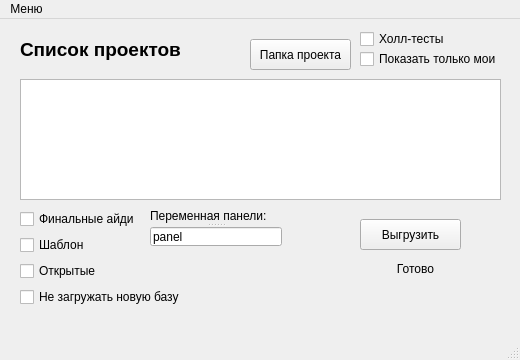
<?xml version="1.0" encoding="UTF-8"?>
<ui version="4.0">
 <class>MainWindow</class>
 <widget class="QMainWindow" name="MainWindow">
  <property name="geometry">
   <rect>
    <x>0</x>
    <y>0</y>
    <width>520</width>
    <height>360</height>
   </rect>
  </property>
  <property name="sizePolicy">
   <sizepolicy hsizetype="Preferred" vsizetype="Preferred">
    <horstretch>0</horstretch>
    <verstretch>0</verstretch>
   </sizepolicy>
  </property>
  <property name="minimumSize">
   <size>
    <width>520</width>
    <height>360</height>
   </size>
  </property>
  <property name="maximumSize">
   <size>
    <width>520</width>
    <height>360</height>
   </size>
  </property>
  <property name="windowTitle">
   <string>Автовыгрузка</string>
  </property>
  <property name="styleSheet">
   <string notr="true"/>
  </property>
  <property name="animated">
   <bool>true</bool>
  </property>
  <widget class="QWidget" name="centralwidget">
   <widget class="QListWidget" name="listWidget">
    <property name="geometry">
     <rect>
      <x>20</x>
      <y>60</y>
      <width>481</width>
      <height>121</height>
     </rect>
    </property>
    <property name="styleSheet">
     <string notr="true">border-color: rgb(0, 0, 0);
border-color: rgb(0, 0, 0);</string>
    </property>
   </widget>
   <widget class="QPushButton" name="bt_open_folder">
    <property name="geometry">
     <rect>
      <x>250</x>
      <y>20</y>
      <width>101</width>
      <height>31</height>
     </rect>
    </property>
    <property name="text">
     <string>Папка проекта</string>
    </property>
   </widget>
   <widget class="QCheckBox" name="cb_my_projects">
    <property name="geometry">
     <rect>
      <x>360</x>
      <y>30</y>
      <width>151</width>
      <height>20</height>
     </rect>
    </property>
    <property name="text">
     <string>Показать только мои</string>
    </property>
   </widget>
   <widget class="QLabel" name="lb_list_projects">
    <property name="geometry">
     <rect>
      <x>20</x>
      <y>20</y>
      <width>161</width>
      <height>21</height>
     </rect>
    </property>
    <property name="font">
     <font>
      <pointsize>14</pointsize>
      <bold>true</bold>
     </font>
    </property>
    <property name="text">
     <string>Список проектов</string>
    </property>
   </widget>
   <widget class="QPushButton" name="bt_load">
    <property name="geometry">
     <rect>
      <x>360</x>
      <y>200</y>
      <width>101</width>
      <height>31</height>
     </rect>
    </property>
    <property name="styleSheet">
     <string notr="true"/>
    </property>
    <property name="text">
     <string>Выгрузить</string>
    </property>
   </widget>
   <widget class="QCheckBox" name="cb_show_only_ip">
    <property name="geometry">
     <rect>
      <x>360</x>
      <y>10</y>
      <width>151</width>
      <height>20</height>
     </rect>
    </property>
    <property name="text">
     <string>Холл-тесты</string>
    </property>
   </widget>
   <widget class="QSplitter" name="splitter_2">
    <property name="geometry">
     <rect>
      <x>150</x>
      <y>190</y>
      <width>132</width>
      <height>37</height>
     </rect>
    </property>
    <property name="orientation">
     <enum>Qt::Orientation::Vertical</enum>
    </property>
    <widget class="QLabel" name="lb_choise_panel_var">
     <property name="text">
      <string>Переменная панели:</string>
     </property>
    </widget>
    <widget class="QLineEdit" name="le_choise_panel_var">
     <property name="text">
      <string>panel</string>
     </property>
    </widget>
   </widget>
   <widget class="QLabel" name="lb_progress">
    <property name="geometry">
     <rect>
      <x>330</x>
      <y>240</y>
      <width>171</width>
      <height>21</height>
     </rect>
    </property>
    <property name="text">
     <string>&lt;html&gt;&lt;head/&gt;&lt;body&gt;&lt;p&gt;Готово&lt;/p&gt;&lt;/body&gt;&lt;/html&gt;</string>
    </property>
    <property name="alignment">
     <set>Qt::AlignmentFlag::AlignCenter</set>
    </property>
   </widget>
   <widget class="QWidget" name="layoutWidget">
    <property name="geometry">
     <rect>
      <x>20</x>
      <y>190</y>
      <width>167</width>
      <height>100</height>
     </rect>
    </property>
    <layout class="QVBoxLayout" name="verticalLayout">
     <item>
      <widget class="QCheckBox" name="cb_fin_id">
       <property name="text">
        <string>Финальные айди</string>
       </property>
      </widget>
     </item>
     <item>
      <widget class="QCheckBox" name="cb_template">
       <property name="text">
        <string>Шаблон</string>
       </property>
      </widget>
     </item>
     <item>
      <widget class="QCheckBox" name="cb_opens">
       <property name="text">
        <string>Открытые</string>
       </property>
      </widget>
     </item>
     <item>
      <widget class="QCheckBox" name="cb_dont_load_base">
       <property name="text">
        <string>Не загружать новую базу</string>
       </property>
      </widget>
     </item>
    </layout>
   </widget>
  </widget>
  <widget class="QMenuBar" name="menubar">
   <property name="geometry">
    <rect>
     <x>0</x>
     <y>0</y>
     <width>520</width>
     <height>33</height>
    </rect>
   </property>
   <widget class="QMenu" name="menuMenu">
    <property name="title">
     <string>Меню</string>
    </property>
    <addaction name="auth_menu"/>
    <addaction name="params_menu"/>
    <addaction name="params_template"/>
    <addaction name="links_folder_path"/>
   </widget>
   <addaction name="menuMenu"/>
  </widget>
  <widget class="QStatusBar" name="statusbar"/>
  <action name="actiongreg">
   <property name="text">
    <string>greg</string>
   </property>
  </action>
  <action name="auth_menu">
   <property name="text">
    <string>Данные для авторизации</string>
   </property>
  </action>
  <action name="params_menu">
   <property name="text">
    <string>Параметры загрузки базы</string>
   </property>
  </action>
  <action name="params_template">
   <property name="text">
    <string>Параметры шаблона и открытых</string>
   </property>
  </action>
  <action name="links_folder_path">
   <property name="text">
    <string>Путь к папке с ссылками</string>
   </property>
  </action>
 </widget>
 <resources/>
 <connections/>
 <slots>
  <slot>my_button()</slot>
 </slots>
</ui>
